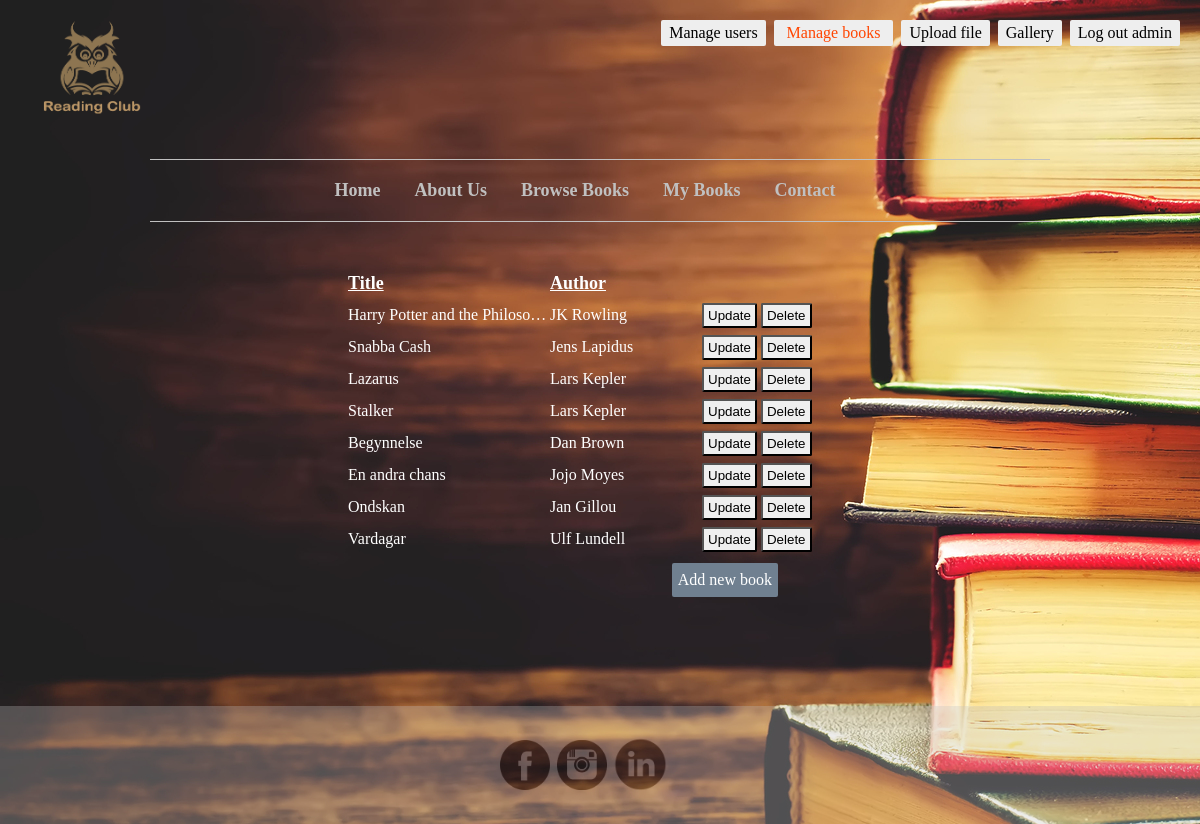
Screenshot of /managebooks.php (signed in) with the database file from the repository.
### tables this page shows
CREATE TABLE `book` (
  `book_id` int(11) NOT NULL,
  `isbn` varchar(13) NOT NULL,
  `title` varchar(200) NOT NULL,
  `pages` int(11) NOT NULL,
  `edition` int(11) NOT NULL,
  `published` int(11) NOT NULL,
  `publisher` varchar(80) NOT NULL,
  `library_shelf` varchar(8) DEFAULT NULL,
  `added_year` int(4) DEFAULT NULL,
  `barcode` int(15) DEFAULT NULL,
  `reserved` int(11) NOT NULL DEFAULT '0'
);

CREATE TABLE `author` (
  `author_id` int(11) NOT NULL,
  `first_name` varchar(40) NOT NULL,
  `last_name` varchar(40) NOT NULL,
  `social_secno` varchar(20) DEFAULT NULL,
  `year_of_birth` int(11) DEFAULT NULL,
  `info_url` varchar(200) DEFAULT NULL
);

### managebooks.php (the view, shortened to what this page needs)
<?php include("header.php");?>
<div id="manageBooks">
<?php
	$query = "SELECT b.book_id, b.title, a.first_name, a.last_name
          FROM book b, book_author ba, author a
          WHERE ba.book_id = b.book_id
          AND a.author_id = ba.author_id";
	$stmt = $db->prepare($query);
	$stmt->bind_result($book_id, $title, $first_name, $last_name);
	$stmt->execute();
	echo "<table>";
	echo "<tr><th>Title</th>
	<th>Author</th></tr>";
	while($stmt->fetch()){
		echo "<tr><td>".$title."</td>
		<td>".$first_name." ".$last_name."</td>
		<td>
			<form method='get' action='updatebook.php'>
				<button name='updateBook' value='".$book_id."' type='submit'>Update</button>
			</form>
			<form method='get' action='' onSubmit='alert(\"Book deleted\")'>
				<button name='deleteBook' value='".$book_id."' type='submit'>Delete</button>
			</form>
		</td></tr>";
	}
	echo "</table>";
?>
<a href="addbook.php">Add new book</a>
</div>
<?php include("footer.php");?>

### bookClub.css (style rules this page uses)
* { margin: 0; padding: 0; }
body { background-image: url('img/books.jpg'); display: flex; min-height: 100vh; flex-direction: column; }
#mainBody, #allMembers, #browse, #myBooks, #contact, #users, #manageBooks, .fileuploads, #addUser, #updateUser, #updateBook, #addBook { flex: 1; }
form { display: inline; }
a { text-decoration: none; color: silver; font-weight: bold; }
#manageBooks { margin: auto; color: white; line-height: 30px; margin-bottom: 150px; }
#manageBooks a { background: slategray; color: white; padding: 2px 6px 2px 6px; border-radius: 2px; font-weight: normal; position: absolute; margin-top: 7px; right: 422px; }
#manageBooks td { min-width: 150px; max-width: 200px; overflow: hidden; text-overflow: ellipsis; font-size: 16px; }
#manageBooks th { text-align: left; text-decoration: underline; min-width: 150px; max-width: 200px; font-size: 18px; }
#manageBooks button { padding: 3px 4px; border-radius: 2px; }
#manageBooks table { white-space: nowrap; table-layout: fixed; }

### rows the page displays
book: title "Harry Potter and the Philoso…", author.first_name "JK", author.last_name "Rowling", $book_id 4 (drawn)
book: title "Snabba Cash", author.first_name "Jens", author.last_name "Lapidus", $book_id 3 (drawn)
book: title "Lazarus", author.first_name "Lars", author.last_name "Kepler", $book_id 1 (drawn)
book: title "Stalker", author.first_name "Lars", author.last_name "Kepler", $book_id 2 (drawn)
book: title "Begynnelse", author.first_name "Dan", author.last_name "Brown", $book_id 7 (drawn)
book: title "En andra chans", author.first_name "Jojo", author.last_name "Moyes", $book_id 8 (drawn)
book: title "Ondskan", author.first_name "Jan", author.last_name "Gillou", $book_id 5 (drawn)
book: title "Vardagar", author.first_name "Ulf", author.last_name "Lundell", $book_id 6 (drawn)

### other values shown
$_SESSION['username'] "admin"
